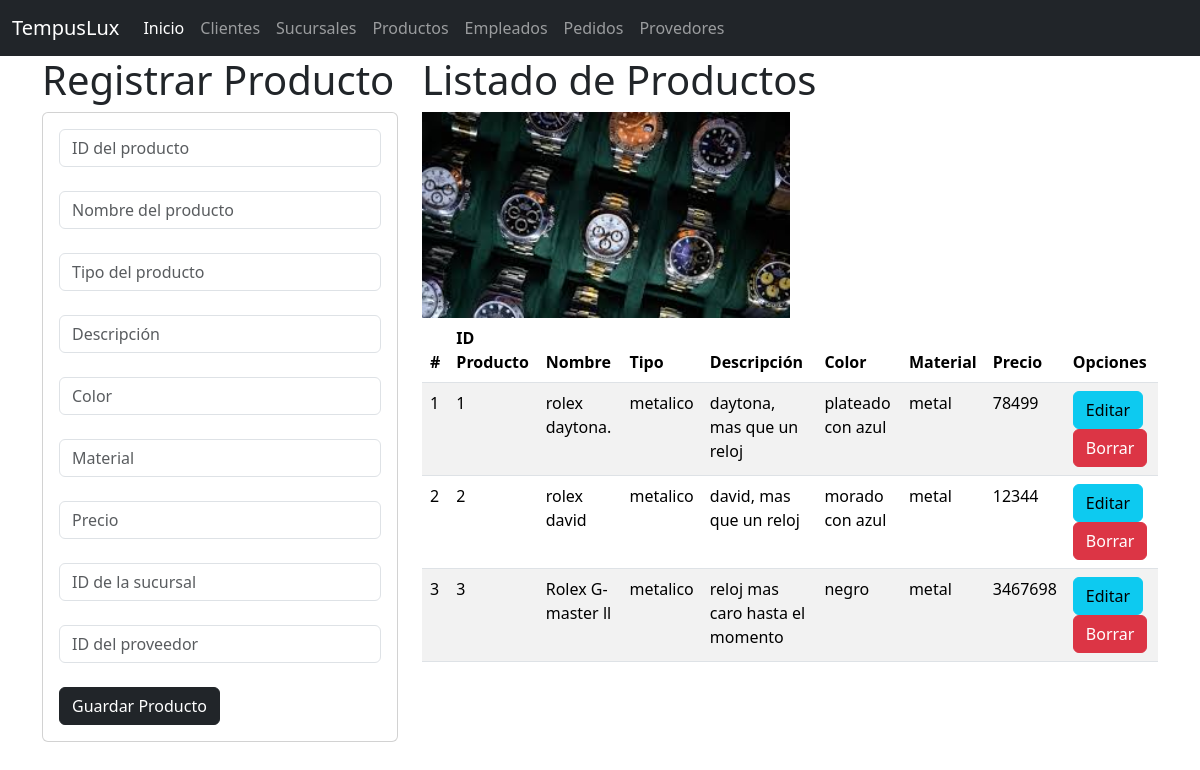
The page /productos on the database its author committed.
### Productos_app/models.py (models this page shows, shortened)
class Productos(models.Model):
    id_producto=models.CharField(primary_key=True,max_length=11)
    nombre=models.CharField(max_length=45)
    tipo=models.CharField(max_length=30)
    descripcion=models.CharField(max_length=300)
    color=models.CharField(max_length=30)
    material=models.CharField(max_length=30)
    precio=models.PositiveIntegerField()
    id_sucursal=models.CharField(max_length=11)
    id_provedor=models.CharField(max_length=11)

### Productos_app/views.py (the view)
# urls.py: path('productos', views.inicio_vistaProductos, name="productos"),
def inicio_vistaProductos(request):
    losproductos = Productos.objects.all()
    return render(request, "gestionarProductos.html", {"misproductos": losproductos})

### Productos_app/templates/gestionarProductos.html (shortened to what this page needs)
{% extends "base.html" %}
{% block cuerpo %}
{% load static %}
<div class="row">
    <div class="col-sm-12 col-md-4 col-lg-4 col-xl-4">
        <h1>Registrar Producto</h1>
        <div class="card">
            <div class="card-body">
                <form action="{% url 'registrarProductos' %}" method="POST">
                    <div class="form-group">
                        <input type="text" id="txtcodigo" name="txtcodigo" class="form-control"
                            placeholder="ID del producto" minlength="1" maxlength="11" required><br>
                    </div>
                    <div class="form-group">
                        <input type="text" id="txtnombre" name="txtnombre" class="form-control"
                            placeholder="Nombre del producto" minlength="1" maxlength="45" required><br>
                    </div>
                    <div class="form-group">
                        <input type="text" id="txttipo" name="txttipo" class="form-control"
                            placeholder="Tipo del producto" minlength="1" maxlength="30" required><br>
                    </div>
                    <div class="form-group">
                        <input type="text" id="txtdescripcion" name="txtdescripcion" class="form-control"
                            placeholder="Descripción" minlength="1" maxlength="300" required><br>
                    </div>
                    <div class="form-group">
                        <input type="text" id="txtcolor" name="txtcolor" class="form-control"
                            placeholder="Color" minlength="1" maxlength="30" required><br>
                    </div>
                    <div class="form-group">
                        <input type="text" id="txtmaterial" name="txtmaterial" class="form-control"
                            placeholder="Material" minlength="1" maxlength="30" required><br>
                    </div>
                    <div class="form-group">
                        <input type="number" id="txtprecio" name="txtprecio" class="form-control"
                            placeholder="Precio" min="1" required><br>
                    </div>
                    <div class="form-group">
                        <input type="text" id="txtid_sucursal" name="txtid_sucursal" class="form-control"
                            placeholder="ID de la sucursal" maxlength="11" required><br>
                    </div>
                    <div class="form-group">
                        <input type="text" id="txtid_provedor" name="txtid_provedor" class="form-control"
                            placeholder="ID del proveedor" maxlength="11" required><br>
                    </div>
                    <div class="form-group">
                        <button type="submit" class="btn btn-dark">Guardar Producto</button>
                    </div>
                </form>
            </div>
        </div>
    </div>
    <div class="col-sm-12 col-md-8 col-lg-8 col-xl-8">
        <h1>Listado de Productos</h1>
        <img class="w-50" src="{% static 'img/producto.jpg' %}" alt="productos" width="400" height="auto">
        <br>
        <table class="table table-striped">
            <thead>
                <tr>
                    <th scope="col">#</th>
                    <th scope="col">ID Producto</th>
                    <th scope="col">Nombre</th>
                    <th scope="col">Tipo</th>
                    <th scope="col">Descripción</th>
                    <th scope="col">Color</th>
                    <th scope="col">Material</th>
                    <th scope="col">Precio</th>
                    <th>Opciones</th>
                </tr>
            </thead>
            <tbody>
                {% for p in misproductos %}
                    <tr>
                        <td>{{ forloop.counter }}</td>
                        <td>{{ p.id_producto }}</td>
                        <td>{{ p.nombre }}</td>
                        <td>{{ p.tipo }}</td>
                        <td>{{ p.descripcion }}</td>
                        <td>{{ p.color }}</td>
                        <td>{{ p.material }}</td>
                        <td>{{ p.precio }}</td>
                        <td>
                            <a href="{% url 'seleccionarProductos' p.id_producto %}" class="btn btn-info">Editar</a>
                            <a href="{% url 'borrarProductos' p.id_producto %}" class="btn btn-danger">Borrar</a>
                        </td>
                    </tr>
                {% endfor %}
            </tbody>
        </table>
    </div>
</div>
{% endblock cuerpo %}

### rows shown on the page
Productos: id_producto "1", nombre "rolex daytona.", tipo "metalico", descripcion "daytona, mas que un reloj", color "plateado con azul", material "metal", precio "78499"
Productos: id_producto "2", nombre "rolex david", tipo "metalico", descripcion "david, mas que un reloj", color "morado con azul", material "metal", precio "12344"
Productos: id_producto "3", nombre "Rolex G-master ll", tipo "metalico", descripcion "reloj mas caro hasta el momento", color "negro", material "metal", precio "3467698"
